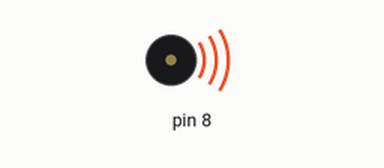
Recording of a sketch running on a simulated Arduino Uno, built with avr-gcc and run on an emulated ATmega328P. On the bench: buzzer (waves = sounding).

Above: at 0.5 s.
Timing chart, 0 to 17.4 s (numbered marks = the images above):
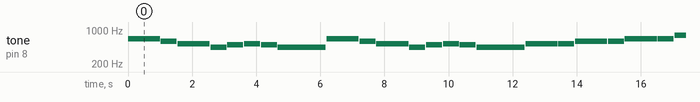

Measured:
- by itself, tone on pin 8: plays 659 Hz for 1.0 s, 587 Hz for 0.50 s, 523 Hz for 1.0 s, 440 Hz for 0.50 s, 494 Hz for 0.50 s, 523 Hz for 0.50 s … (155 notes in this stretch)

The sketch:

We_Three_Kings.ino
```cpp
//www.elegoo.com
//Nathaniel Christie Song Modifications
//https://github.com/natechris-devine
//2020.31.08

#include "pitches.h"
//As you need to, comment out the songs you don't want

// We Three Kings
int melody[] = {
  NOTE_E5, NOTE_D5, NOTE_C5, NOTE_A4,
  NOTE_B4, NOTE_C5, NOTE_B4, NOTE_A4,
  NOTE_E5, NOTE_D5, NOTE_C5, NOTE_A4,
  NOTE_B4, NOTE_C5, NOTE_B4, NOTE_A4,
  NOTE_C5, NOTE_C5, NOTE_D5, NOTE_D5,
  NOTE_E5, NOTE_E5, NOTE_G5, NOTE_F5, NOTE_E5,
  NOTE_D5, NOTE_E5, NOTE_D5,
  NOTE_C5, NOTE_B4, NOTE_A4
};

int noteLen[] = {
  2,1,2,1,
  1,1,1,3,
  2,1,2,1,
  1,1,1,3,
  2,1,2,1,
  2,1,1,1,1,
  1,1,1,
  2,1,6
 };
int duration = 500;  // miliseconds

void setup() {

}

void loop() {
  for (int thisNote = 0; thisNote < sizeof(melody) / sizeof(melody[0]); thisNote++) {
    // pin8 output the voice, every scale is 0.5 sencond
    tone(8, melody[thisNote], duration * noteLen[thisNote]);

    // Output the voice after several minutes
    delay(duration * noteLen[thisNote] + 25);
  }

  // restart after two seconds
  delay(2000);
}
```
